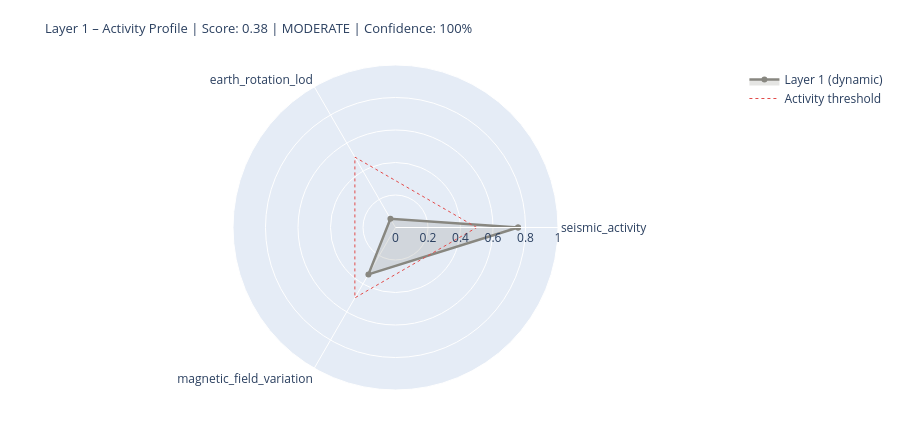

The cell this chart's notebook holds for it:
### Markdown cell above
---
## 5. State Assessment & Handoff to Layer 2

### Code cell
# ============================================================
# LAYER 1 SCORE
# Three dynamic components only (conductivity = static baseline)
# ============================================================

def norm(v, lo, hi):
    if v is None: return None
    return max(0.0, min(1.0, (v - lo) / (hi - lo)))

# --- Seismic Activity ---
seis_score_val = None
seis_source    = 'missing'
if df_seis is not None and not df_seis.empty:
    n_events = len(df_seis)
    max_mag  = df_seis['mag'].max()
    n_strong = (df_seis['mag'] >= 6.0).sum()
    seis_score_val = norm(n_events * 0.5 + max_mag * 5 + n_strong * 10, 0, 120)
    seis_source = 'primary'

# --- Earth Rotation (LOD anomaly) ---
lod_score_val = None
lod_now       = None
lod_source    = 'missing'
if df_iers is not None and lod_col:
    lod_now       = float(df_iers[lod_col].iloc[-1])
    lod_score_val = norm(abs(lod_now), 0, 3.0)
    lod_source    = 'primary'
elif raw.get('iers_synthetic_lod') is not None:
    lod_now       = raw['iers_synthetic_lod']
    lod_score_val = norm(abs(lod_now), 0, 3.0)
    lod_source    = 'estimated_seasonal'
    print(f'  LOD estimate: {lod_now:+.3f} ms  [estimated_seasonal]')

# --- Magnetic Field Variation (Kp as dynamic proxy) ---
mag_score_val = None
kp_val        = None
mag_source    = 'missing'
if df_geomag is not None and not df_geomag.empty:
    kp_val        = float(df_geomag['kp'].iloc[-1])
    mag_score_val = norm(kp_val, 0, 9)
    mag_source    = 'primary'
elif layer0 and layer0.get('raw_values', {}).get('Kp_index', {}).get('value') is not None:
    kp_val        = layer0['raw_values']['Kp_index']['value']
    mag_score_val = norm(kp_val, 0, 9)
    mag_source    = 'from_layer0'

# --- Conductivity Baseline (static – not in dynamic score) ---
ocean_fraction = 0.71
leitf_baseline = {
    'ocean_surface_fraction': ocean_fraction,
    'ocean_conductivity_Sm':  CONSTANTS['conductivity_ocean_Sm'],
    'role': 'stable_boundary_condition',
}

# --- Assemble (dynamic components only) ---
COMPONENTS = {
    'seismic_activity':        {'score': seis_score_val, 'source': seis_source, 'dynamic': True},
    'earth_rotation_lod':      {'score': lod_score_val,  'source': lod_source,  'dynamic': True},
    'magnetic_field_variation': {'score': mag_score_val,  'source': mag_source,  'dynamic': True},
}

available   = {k: v['score'] for k, v in COMPONENTS.items() if v['score'] is not None}
unavailable = [k for k, v in COMPONENTS.items() if v['score'] is None]
layer1_score = round(sum(available.values()) / len(available), 4) if available else None
confidence   = round(len(available) / len(COMPONENTS), 2)
level = ('unknown'  if layer1_score is None
         else 'calm'     if layer1_score < 0.3
         else 'moderate' if layer1_score < 0.6
         else 'active')

# Console output
W = 64
print('=' * W)
print('LAYER 1 – PLANETARY BODY – STATE ASSESSMENT')
print('=' * W)
for name, comp in COMPONENTS.items():
    s = comp['score']
    if s is not None:
        bar = '█' * int(s * 20) + '░' * (20 - int(s * 20))
        print(f'  {name:<34} {bar}  {s:.2f}  [{comp["source"]}]')
    else:
        print(f'  {name:<34} {"─" * 20}  n/a   [missing]')
print(f'  {"Conductivity (Baseline)":<34} {"─" * 20}  static [boundary_condition]')
print('-' * W)
print(f'  Score (dynamic):  {layer1_score:.3f}  ({len(available)}/{len(COMPONENTS)} components)')
print(f'  Confidence:       {confidence:.0%}')
print(f'  Level:            {level.upper()}')
if layer0:
    print(f'  Layer-0 input:    {layer0["level"].upper()} | Driver: {layer0["dominant_driver"]}')
print('=' * W)

# Radar chart
cats   = list(available.keys())
vals_r = list(available.values())
if len(cats) >= 3:
    fig = go.Figure()
    fig.add_trace(go.Scatterpolar(
        r=vals_r + [vals_r[0]], theta=cats + [cats[0]],
        fill='toself', fillcolor='rgba(136,135,128,0.22)',
        line=dict(color='#888780', width=2.5), name='Layer 1 (dynamic)'
    ))
    fig.add_trace(go.Scatterpolar(
        r=[0.5] * (len(cats)+1), theta=cats + [cats[0]],
        line=dict(color='#E24B4A', dash='dot', width=1),
        mode='lines', name='Activity threshold'
    ))
    fig.update_layout(
        title=dict(
            text=f'Layer 1 – Activity Profile | Score: {layer1_score:.2f} | {level.upper()} | Confidence: {confidence:.0%}',
            font=dict(size=13)),
        polar=dict(radialaxis=dict(visible=True, range=[0, 1])),
        height=430, showlegend=True,
        margin=dict(l=60, r=60, t=65, b=40)
    )
    fig.show()

### Figure 1 — Plotly figure (JSON) as saved in the notebook; plotly's stock layout.template omitted (floating-point values rounded to 4 significant figures)
{"data": [{"fill": "toself", "fillcolor": "rgba(136,135,128,0.22)", "line": {"color": "#888780", "width": 2.5}, "name": "Layer 1 (dynamic)", "r": [0.7542, 0.06243, 0.3333, 0.7542], "theta": ["seismic_activity", "earth_rotation_lod", "magnetic_field_variation", "seismic_activity"], "type": "scatterpolar"}, {"line": {"color": "#E24B4A", "dash": "dot", "width": 1}, "mode": "lines", "name": "Activity threshold", "r": [0.5, 0.5, 0.5, 0.5], "theta": ["seismic_activity", "earth_rotation_lod", "magnetic_field_variation", "seismic_activity"], "type": "scatterpolar"}], "layout": {"height": 430, "margin": {"b": 40, "l": 60, "r": 60, "t": 65}, "polar": {"radialaxis": {"range": [0, 1], "visible": true}}, "showlegend": true, "title": {"font": {"size": 13}, "text": "Layer 1 – Activity Profile | Score: 0.38 | MODERATE | Confidence: 100%"}}}
